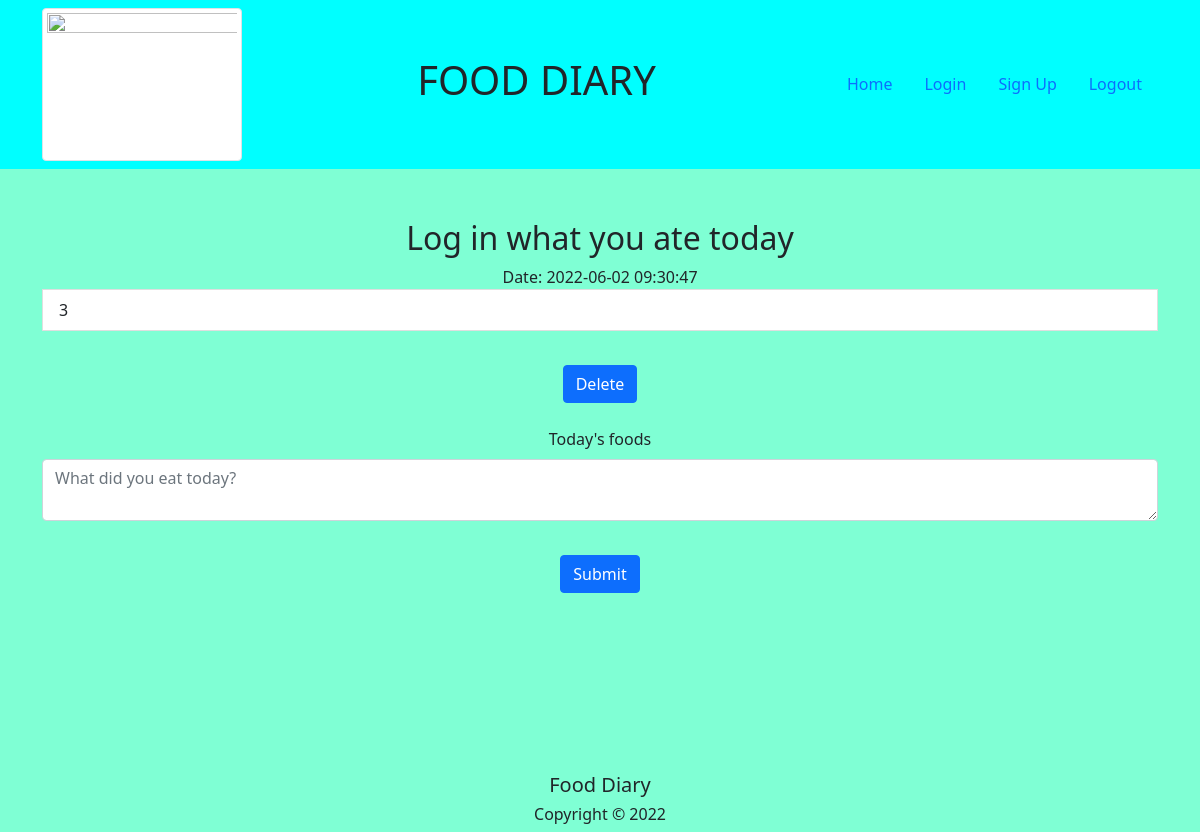
Before: /index (signed in) with the older database file.
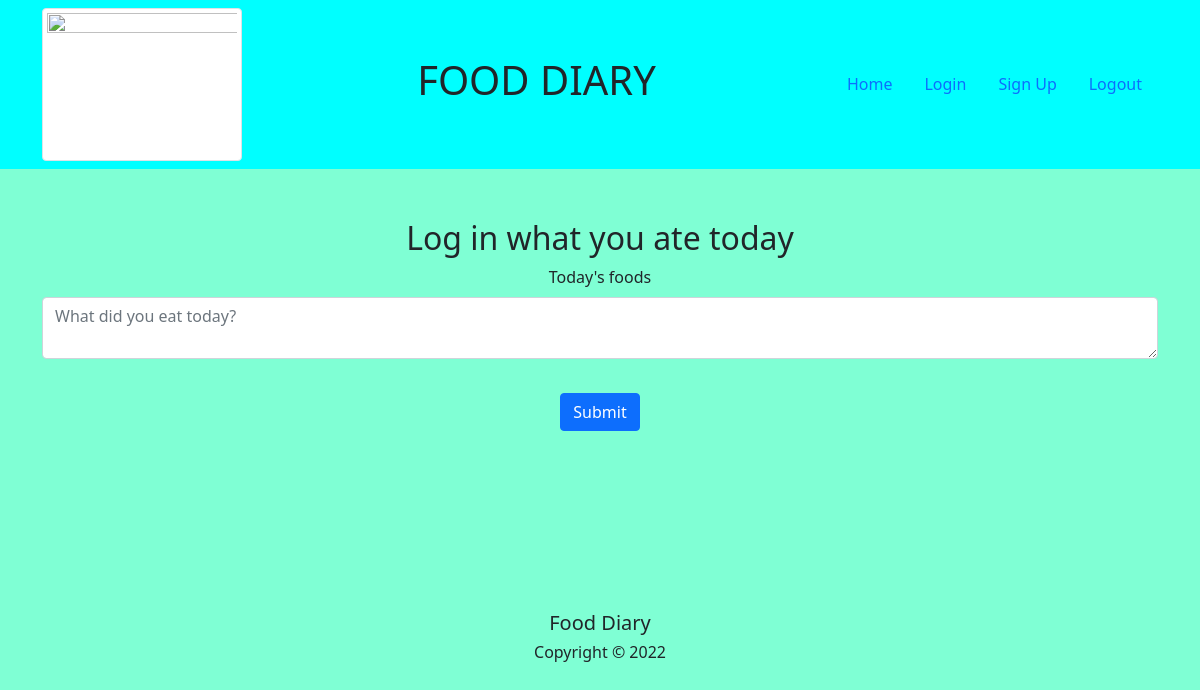
After: the same page with the newer database file.
### journal/models.py (models this page shows)
class Note(db.Model):
    id = db.Column(db.Integer, primary_key=True)
    date = db.Column(db.DateTime(timezone=True), default=func.now() )
    data = db.Column(db.String(10000))
    user_id = db.Column(db.Integer, db.ForeignKey("user.id"))

### journal/views.py (the view)
@views.route("/index", methods=["POST","GET"])
@login_required
def index():
    if request.method == "POST":
        note = request.form.get("note")
        new_note = Note(data=note, user_id= current_user.id)
        db.session.add(new_note)
        db.session.commit()
        flash("Food log added to sucessfully!")
    return render_template("index.html",user=current_user)

### journal/__init__.py (called while the page is built)
def create_app():
    app = Flask(__name__)
    app.config ["SECRET_KEY"] = "secretkey"
    app.config["SQLALCHEMY_DATABASE_URI"] = f"sqlite:///{db_name}"
    app.config["SQLALCHEMY_TRACK_MODIFICATIONS"] = True
    db.init_app(app)
    from .views import views
    app.register_blueprint(views)
    from .auth import auth
    app.register_blueprint(auth, url_prefix="/auth/")
    from .models import User, Note
    create_database(app)
    login_manager = LoginManager()
    login_manager.init_app(app)
    login_manager.login_view = "auth.login"
    @login_manager.user_loader
    def load_user(id):
        return User.query.get(int(id))
    return app

### journal/templates/index.html (shortened to what this page needs)
{% extends "base.html" %}
{% block content %}
<h2> Log in what you ate today </h2>
<ul class="list-group list-group-flash" id="notes" name="noted">
    {% for note in user.notes %}
    <form action="POST">
        <label for today> Date:</label>
        <span> {{ note.date }} </span>
    </form>
    <li class="list-group-item"> {{ note.data }} </li>
    <br/>
    <span>
        <form method="POST" action="/delete">
            <button type="submit" class="btn btn-primary"> Delete </button>
        </form>
    </span>
    <br/>
    {% endfor %}
</ul>
<div type="container">
    <form class="form-group" method="POST">
        <label for="note" class="form-label">Today's foods</label>
        <br/>
        <textarea class="form-control" name="note" id="note" placeholder="What did you eat today?"></textarea>
        <br/>
        <button class="btn btn-primary">Submit</button>
    </form>
</div>
{% endblock %}

### journal/templates/base.html (shortened to what this page needs)
<!DOCTYPE html>
<html lang="en">
    <head>
        <link href="https://cdn.jsdelivr.net/npm/bootstrap@5.1.3/dist/css/bootstrap.min.css" rel="stylesheet">
        <link rel="stylesheet" href=" {{ url_for('static', filename='style.css') }}">
    </head>
    <body>
        <div>
            <nav class="navbar">
                <div class="container">
                    <img src="https://images.pexels.com/photos/1092730/pexels-photo-1092730.jpeg?auto=compress&cs=tinysrgb&dpr=1&w=500" alt="" width="200" height="150" class="img-thumbnail">
                  <h1>FOOD DIARY</h1>
                  <div>
                  <ul class="nav justify-content-end">
                    <li class="nav-item">
                      <a class="nav-link active" aria-current="page" href="/">Home</a>
                    </li>
                    <li class="nav-item">
                      <a class="nav-link" href="/auth/login">Login</a>
                    </li>
                    <li class="nav-item">
                      <a class="nav-link" href="/auth/signup">Sign Up</a>
                    </li>
                    <li class="nav-item">
                        <a class="nav-link" href="/auth/logout">Logout</a>
                    </li>
                  </ul>
                </div>
                </div>
           </nav>
        </div>
        <div class="container">
          {% block content %}
          {% endblock%}
        </div>
        <div>
          <footer class="container">
              <h5>Food Diary</h5>
              <h6>Copyright &copy 2022</h6>
          </footer>
        </div>
    </body>
</html>

### journal/static/style.css (style rules this page uses)
h2 { text-align: center; margin-top: 50px; }
form { text-align: center; }
button { margin-top: 10px; }
footer { text-align: center; margin-top: 180px; position: sticky; }
.container { min-height: 100%; }
body { background-color: aquamarine; }
nav { background-color: aqua; }

Changed rows visible on the page:
removed Note: date "2022-06-02 09:30:47", data "3"
